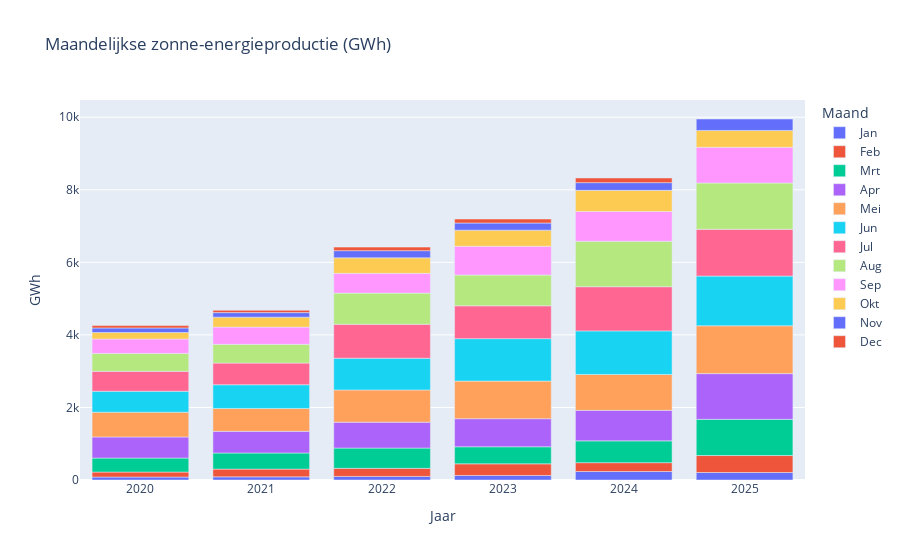

Notebook code for this chart:
### Code cell
vt.plot_interactive(energytype="solar",lang=lang, short=short,layout="years")

### Figure 1 — Plotly figure (JSON) as saved in the notebook; plotly's stock layout.template omitted (floating-point values rounded to 4 significant figures)
{"data": [{"hovertemplate": "Maand=Jan<br>Jaar=%{x}<br>GWh=%{y}<extra></extra>", "legendgroup": "Jan", "marker": {"color": "#636efa", "pattern": {"shape": ""}}, "name": "Jan", "orientation": "v", "showlegend": true, "textposition": "auto", "type": "bar", "x": [2020, 2021, 2022, 2023, 2024, 2025], "xaxis": "x", "y": [81.23, 86.34, 99.23, 125.1, 233.9, 206.4], "yaxis": "y"}, {"hovertemplate": "Maand=Feb<br>Jaar=%{x}<br>GWh=%{y}<extra></extra>", "legendgroup": "Feb", "marker": {"color": "#EF553B", "pattern": {"shape": ""}}, "name": "Feb", "orientation": "v", "showlegend": true, "textposition": "auto", "type": "bar", "x": [2020, 2021, 2022, 2023, 2024, 2025], "xaxis": "x", "y": [137.9, 214.0, 221.6, 320.4, 243.9, 468.2], "yaxis": "y"}, {"hovertemplate": "Maand=Mrt<br>Jaar=%{x}<br>GWh=%{y}<extra></extra>", "legendgroup": "Mrt", "marker": {"color": "#00cc96", "pattern": {"shape": ""}}, "name": "Mrt", "orientation": "v", "showlegend": true, "textposition": "auto", "type": "bar", "x": [2020, 2021, 2022, 2023, 2024, 2025], "xaxis": "x", "y": [385.8, 444.9, 559.5, 470.6, 601.0, 997.7], "yaxis": "y"}, {"hovertemplate": "Maand=Apr<br>Jaar=%{x}<br>GWh=%{y}<extra></extra>", "legendgroup": "Apr", "marker": {"color": "#ab63fa", "pattern": {"shape": ""}}, "name": "Apr", "orientation": "v", "showlegend": true, "textposition": "auto", "type": "bar", "x": [2020, 2021, 2022, 2023, 2024, 2025], "xaxis": "x", "y": [581.0, 596.5, 714.0, 773.9, 841.5, 1260.0], "yaxis": "y"}, {"hovertemplate": "Maand=Mei<br>Jaar=%{x}<br>GWh=%{y}<extra></extra>", "legendgroup": "Mei", "marker": {"color": "#FFA15A", "pattern": {"shape": ""}}, "name": "Mei", "orientation": "v", "showlegend": true, "textposition": "auto", "type": "bar", "x": [2020, 2021, 2022, 2023, 2024, 2025], "xaxis": "x", "y": [683.3, 629.8, 887.5, 1036.0, 988.5, 1319.0], "yaxis": "y"}, {"hovertemplate": "Maand=Jun<br>Jaar=%{x}<br>GWh=%{y}<extra></extra>", "legendgroup": "Jun", "marker": {"color": "#19d3f3", "pattern": {"shape": ""}}, "name": "Jun", "orientation": "v", "showlegend": true, "textposition": "auto", "type": "bar", "x": [2020, 2021, 2022, 2023, 2024, 2025], "xaxis": "x", "y": [577.6, 654.7, 874.7, 1170.0, 1202.0, 1370.0], "yaxis": "y"}, {"hovertemplate": "Maand=Jul<br>Jaar=%{x}<br>GWh=%{y}<extra></extra>", "legendgroup": "Jul", "marker": {"color": "#FF6692", "pattern": {"shape": ""}}, "name": "Jul", "orientation": "v", "showlegend": true, "textposition": "auto", "type": "bar", "x": [2020, 2021, 2022, 2023, 2024, 2025], "xaxis": "x", "y": [547.6, 596.6, 935.7, 905.4, 1218.0, 1289.0], "yaxis": "y"}, {"hovertemplate": "Maand=Aug<br>Jaar=%{x}<br>GWh=%{y}<extra></extra>", "legendgroup": "Aug", "marker": {"color": "#B6E880", "pattern": {"shape": ""}}, "name": "Aug", "orientation": "v", "showlegend": true, "textposition": "auto", "type": "bar", "x": [2020, 2021, 2022, 2023, 2024, 2025], "xaxis": "x", "y": [494.8, 517.2, 859.3, 848.4, 1254.0, 1277.0], "yaxis": "y"}, {"hovertemplate": "Maand=Sep<br>Jaar=%{x}<br>GWh=%{y}<extra></extra>", "legendgroup": "Sep", "marker": {"color": "#FF97FF", "pattern": {"shape": ""}}, "name": "Sep", "orientation": "v", "showlegend": true, "textposition": "auto", "type": "bar", "x": [2020, 2021, 2022, 2023, 2024, 2025], "xaxis": "x", "y": [396.6, 475.4, 544.6, 793.6, 819.9, 984.1], "yaxis": "y"}, {"hovertemplate": "Maand=Okt<br>Jaar=%{x}<br>GWh=%{y}<extra></extra>", "legendgroup": "Okt", "marker": {"color": "#FECB52", "pattern": {"shape": ""}}, "name": "Okt", "orientation": "v", "showlegend": true, "textposition": "auto", "type": "bar", "x": [2020, 2021, 2022, 2023, 2024, 2025], "xaxis": "x", "y": [180.0, 273.9, 427.4, 443.8, 581.5, 464.3], "yaxis": "y"}, {"hovertemplate": "Maand=Nov<br>Jaar=%{x}<br>GWh=%{y}<extra></extra>", "legendgroup": "Nov", "marker": {"color": "#636efa", "pattern": {"shape": ""}}, "name": "Nov", "orientation": "v", "showlegend": true, "textposition": "auto", "type": "bar", "x": [2020, 2021, 2022, 2023, 2024, 2025], "xaxis": "x", "y": [125.6, 125.1, 198.3, 196.4, 212.9, 315.6], "yaxis": "y"}, {"hovertemplate": "Maand=Dec<br>Jaar=%{x}<br>GWh=%{y}<extra></extra>", "legendgroup": "Dec", "marker": {"color": "#EF553B", "pattern": {"shape": ""}}, "name": "Dec", "orientation": "v", "showlegend": true, "textposition": "auto", "type": "bar", "x": [2020, 2021, 2022, 2023, 2024], "xaxis": "x", "y": [65.8, 63.57, 97.87, 110.1, 128.7], "yaxis": "y"}], "layout": {"barmode": "relative", "hovermode": "closest", "legend": {"title": {"text": "Maand"}, "tracegroupgap": 0}, "title": {"text": "Maandelijkse zonne-energieproductie (GWh)"}, "xaxis": {"anchor": "y", "domain": [0, 1], "title": {"text": "Jaar"}}, "yaxis": {"anchor": "x", "domain": [0, 1], "title": {"text": "GWh"}}}}
